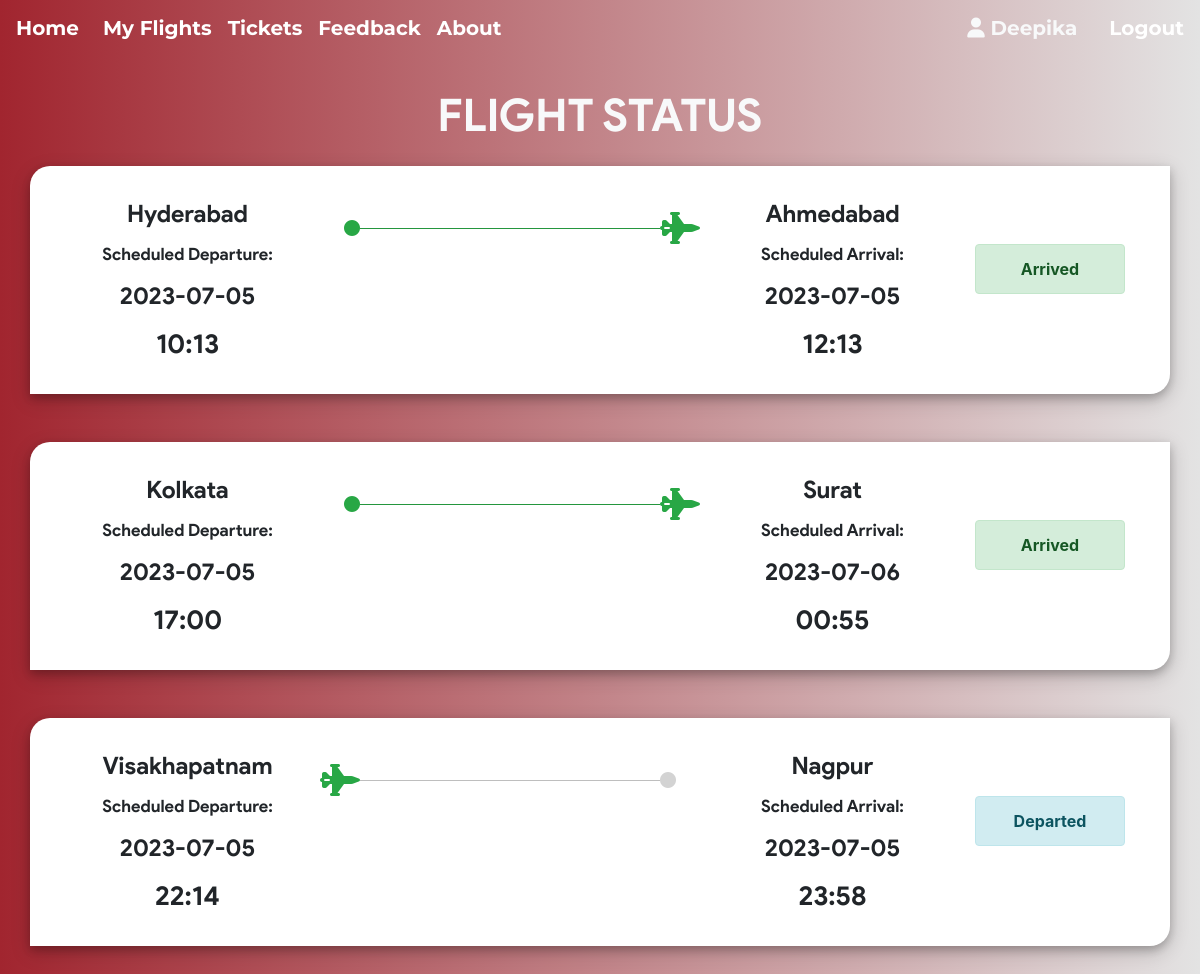
/my_flights.php (signed in), run on the app's committed database.
### tables this page shows
CREATE TABLE `ticket` (
  `ticket_id` int(11) NOT NULL,
  `passenger_id` int(11) NOT NULL,
  `flight_id` int(11) NOT NULL,
  `user_id` int(11) NOT NULL,
  `seat_no` varchar(10) NOT NULL,
  `cost` int(11) NOT NULL,
  `class` varchar(3) NOT NULL
);

CREATE TABLE `flight` (
  `flight_id` int(11) NOT NULL,
  `admin_id` int(11) NOT NULL,
  `arrivale` datetime NOT NULL,
  `departure` datetime NOT NULL,
  `Destination` varchar(20) NOT NULL,
  `source` varchar(20) NOT NULL,
  `airline` varchar(20) NOT NULL,
  `Seats` varchar(110) NOT NULL,
  `duration` varchar(20) NOT NULL,
  `Price` int(11) NOT NULL,
  `status` varchar(6) DEFAULT NULL,
  `issue` varchar(50) DEFAULT NULL,
  `last_seat` varchar(5) DEFAULT '',
  `bus_seats` int(11) DEFAULT '20',
  `last_bus_seat` varchar(5) DEFAULT ''
);

### my_flights.php (the view, shortened to what this page needs)
<?php if(isset($_SESSION['userId'])) {
    require 'helpers/init_conn_db.php';
?>
<main>
    <div class="container">
    <h1 class="text-center text-light mt-4 mb-4">FLIGHT STATUS</h1>
    <?php
    $sql_t = 'SELECT * FROM Ticket WHERE user_id=?';
    $stmt_t = mysqli_stmt_init($conn);
    if(!mysqli_stmt_prepare($stmt_t,$sql_t)) {
        header('Location: ticket.php?error=sqlerror');
        exit();
    } else {
        mysqli_stmt_bind_param($stmt_t,'i',$_SESSION['userId']);
        mysqli_stmt_execute($stmt_t);
        $result_t = mysqli_stmt_get_result($stmt_t);
        while($row_t = mysqli_fetch_assoc($result_t)) {
            $sql = 'SELECT * FROM Passenger_profile WHERE passenger_id=?';
            $stmt = mysqli_stmt_init($conn);
            if(!mysqli_stmt_prepare($stmt,$sql)) {
                header('Location: my_flights.php?error=sqlerror');
                exit();
            } else {
                mysqli_stmt_bind_param($stmt,'i',$row_t['passenger_id']);
                mysqli_stmt_execute($stmt);
                $result = mysqli_stmt_get_result($stmt);
                if ($row = mysqli_fetch_assoc($result)) {
                    $sql_f = 'SELECT * FROM Flight WHERE flight_id=? ';
                    $stmt_f = mysqli_stmt_init($conn);
                    if(!mysqli_stmt_prepare($stmt_f,$sql_f)) {
                        header('Location: my_flights.php?error=sqlerror');
                        exit();
                    } else {
                        mysqli_stmt_bind_param($stmt_f,'i',$row_t['flight_id']);
                        mysqli_stmt_execute($stmt_f);
                        $result_f = mysqli_stmt_get_result($stmt_f);
                        if($row_f = mysqli_fetch_assoc($result_f)) {
                            $date_time_dep = $row_f['departure'];
                            $date_dep = substr($date_time_dep,0,10);
                            $time_dep = substr($date_time_dep,10,6) ;
                            $date_time_arr = $row_f['arrivale'];
                            $date_arr = substr($date_time_arr,0,10);
                            $time_arr = substr($date_time_arr,10,6) ;
                            if($row_f['status'] === '') {
                                $status = "Not yet Departed";
                                $alert = 'alert-primary';
                            } else if($row_f['status'] === 'dep') {
                                $status = "Departed";
                                $alert = 'alert-info';
                            } else if($row_f['status'] === 'issue') {
                                $status = "Delayed";
                                $alert = 'alert-danger';
                            } else if($row_f['status'] === 'arr') {
                                $status = "Arrived";
                                $alert = 'alert-success';
                            }
                            echo '
                            <div class="row out mb-5 ">
                                <div class="col-md-4 order-lg-3 order-md-1"> ';
                                if($row_f['status'] === 'arr') {
                                    echo '
                                    <div class="row">
                                        <div class="col-1 p-0 m-0">
                                            <i class="fa fa-circle mt-4 text-success"
                                                style="float: right;"></i>
                                        </div>
                                        <div class="col-10 p-0 m-0 mt-3" style="float: right;">
                                            <hr class="bg-success">
                                        </div>
                                        <div class="col-1 p-0 m-0">
                                            <i class="fa fa-2x fa-fighter-jet mt-3 text-success"
                                                ></i>
                                        </div>
                                    </div>
                                    ';
                                } else {
                                    echo '
                                    <div class="row">
                                        <div class="col-1 p-0 m-0">
                                            <i class="fa fa-2x fa-fighter-jet mt-3 text-success"
                                                style="float: right;"></i>
                                        </div>
                                        <div class="col-10 p-0 m-0 mt-3" style="float: right;">
                                            <hr style="background-color: lightgrey;">
                                        </div>
                                        <div class="col-1 p-0 m-0">
                                            <i class="fa fa-circle mt-4"
                                                style="color: lightgrey;"></i>
                                        </div>
                                    </div>
                                    ';
                                }
                                    echo '
                                </div>
                                <div class="col-md-3 col-6 order-md-2 pl-0 text-center
                                    order-lg-2 card-dep">
                                    <p class="city">'.$row_f['source'].'</p>
                                    <p class="stat">Scheduled Departure:</p>
                                    <p class="date">'.$date_dep.'</p>
                                    <p class="time">'.$time_dep.'</p>
                                </div>
                                <div class="col-md-3 col-6 order-md-4 pr-0 text-center
                                    order-lg-4 card-arr"
                                    style="float: right;">
                                    <p class="city">'.$row_f['Destination'].'</p>
                                    <p class="stat">Scheduled Arrival:</p>
                                    <p class="date">'.$date_arr.'</p>
                                    <p class="time">'.$time_arr.'</p>
                                </div>
                                <div class="col-lg-2 order-md-12">
                                    <div class="alert '.$alert.' mt-5 text-center"
                                        role="alert">
                                        '.$status.'
                                    </div>
                                </div>
                            </div> ';
                        }
                    }
                }
            }
        }
    }
    ?>
</div>
</main>
<?php } ?>

### my_flights.php (style rules this page uses)
body { background: #efefef; background: -webkit-linear-gradient(to right, #a1252f, #e3e3e3); background: linear-gradient(to right, #a1252f, #e3e3e3); }
div.out { padding: 30px; box-shadow: 0 4px 8px 0 rgba(0, 0, 0, 0.2), 0 6px 20px 0 rgba(0, 0, 0, 0.19); border-top-left-radius: 20px; border-bottom-right-radius: 20px; }
.city { font-size: 24px; }
p { margin-bottom: 10px; font-family: product sans; }
.alert { font-weight: bold; }
.date { font-size: 24px; }
.time { font-size: 27px; margin-bottom: 0px; }
.stat { font-size: 17px; }
h1 { font-weight: lighter !important; font-size: 45px !important; margin-bottom: 20px; font-family :'product sans' !important; font-weight: bolder; }
.row { background-color: white; }

### data on the page
ticket: flight.source "Hyderabad", flight.departure "2023-07-05", flight.departure "10:13", flight.Destination "Ahmedabad", flight.arrivale "2023-07-05", flight.arrivale "12:13", flight.status "Arrived"
ticket: flight.source "Kolkata", flight.departure "2023-07-05", flight.departure "17:00", flight.Destination "Surat", flight.arrivale "2023-07-06", flight.arrivale "00:55", flight.status "Arrived"
ticket: flight.source "Visakhapatnam", flight.departure "2023-07-05", flight.departure "22:14", flight.Destination "Nagpur", flight.arrivale "2023-07-05", flight.arrivale "23:58", flight.status "Departed"

### other printed values
$_SESSION['userUid'] "Deepika"
